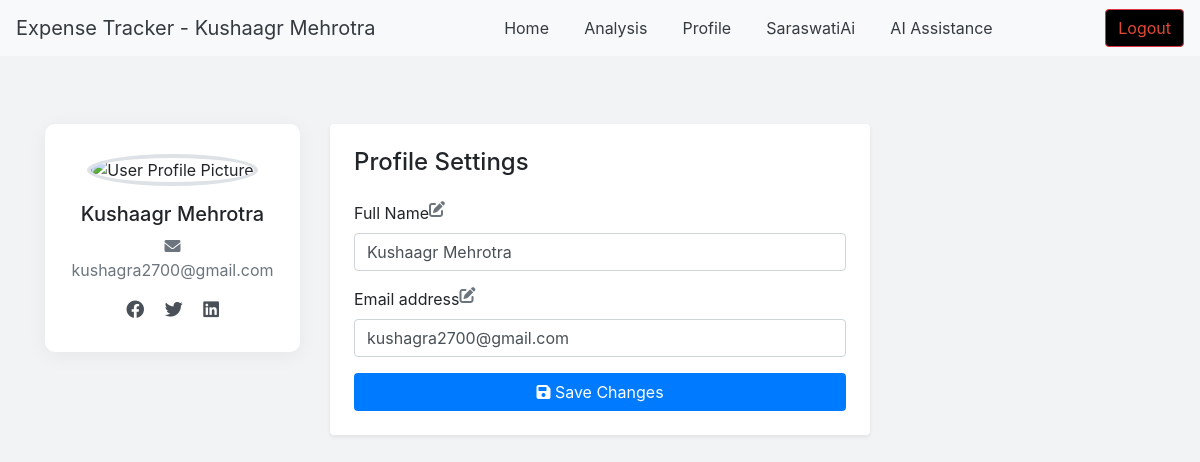
/profile (signed in), run on the app's committed database.
### tables this page shows
CREATE TABLE user_login (
        user_id INTEGER PRIMARY KEY,
        username TEXT NOT NULL,
        email TEXT NOT NULL UNIQUE,
        password TEXT NOT NULL
    );

### main.py (the view)
@app.route('/profile')
def profile():
    if 'user_id' in session:  # if logged-in
        query = """select * from user_login where user_id = {} """.format(session['user_id'])
        userdata = support.execute_query('search', query)
        return render_template('profile.html', user_name=userdata[0][1], email=userdata[0][2])
    else:  # if not logged-in
        return redirect('/')

### support.py (called while the page is built)
def connect_db():
    conn = sqlite3.connect("expense.db")
    cur = conn.cursor()
    cur.execute(
        '''CREATE TABLE IF NOT EXISTS user_login (user_id INTEGER PRIMARY KEY AUTOINCREMENT, username VARCHAR(30) NOT NULL,
        email VARCHAR(30) NOT NULL UNIQUE, password VARCHAR(20) NOT NULL)''')
    cur.execute(
        '''CREATE TABLE IF NOT EXISTS user_expense (id INTEGER PRIMARY KEY AUTOINCREMENT, user_id INTEGER NOT NULL, pdate DATE NOT
        NULL, expense VARCHAR(10) NOT NULL, amount INTEGER NOT NULL, pdescription VARCHAR(50), FOREIGN KEY (user_id)
        REFERENCES user_login(user_id))''')
    conn.commit()
    return conn, cur

def execute_query(operation=None, query=None):
    connection, cursor = connect_db()
    if operation == 'search':
        cursor.execute(query)
        data = cursor.fetchall()
        cursor.close()
        return data
    elif operation == 'insert':
        cursor.execute(query)
        connection.commit()
        cursor.close()
        connection.close()
        return None

### templates/profile.html (shortened to what this page needs)
<!doctype html>
<html lang="en">
  <head>
    <link
      rel="stylesheet"
      type="text/css" href="{{ url_for('static',filename='css/style.css') }}"
    />
    <link
      rel="stylesheet"
      href="https://cdn.jsdelivr.net/npm/bootstrap@4.3.1/dist/css/bootstrap.min.css"
    />
    <link
      rel="stylesheet"
      href="https://cdnjs.cloudflare.com/ajax/libs/font-awesome/6.0.0-beta3/css/all.min.css"
    />
  </head>
  <body>
    <nav class="navbar navbar-expand-md bg-light">
        <a class="navbar-brand text-dark" href="/">Expense Tracker - {{ user_name }}</a>
        <div class="collapse navbar-collapse" id="mainNavbar">
            <ul class="navbar-nav mx-auto mb-2 mb-md-0 d-flex align-items-center" style="gap: 1.2rem;">
                <li class="nav-item">
                    <a class="nav-link text-dark" href="/home">Home</a>
                </li>
                <li class="nav-item">
                    <a class="nav-link text-dark" href="/analysis">Analysis</a>
                </li>
                <li class="nav-item">
                    <a class="nav-link text-dark" href="/profile">Profile</a>
                </li>
                <li class="nav-item">
                    <a class="nav-link d-flex align-items-center {% if request.endpoint == 'chat' %}active text-primary fw-bold{% else %}text-dark{% endif %}" href="/chat">
                        <span class="me-1">SaraswatiAi</span>
                    </a>
                </li>
                <li class="nav-item">
                    <a class="nav-link text-dark" href="/ai_assistance">AI Assistance</a>
                </li>
            </ul>
            <ul class="navbar-nav d-flex align-items-center">
              <li class="nav-item">
                  <a class="btn btn-outline-danger ms-2" style="background-color: black; color: rgb(226, 73, 53);" href="/logout">Logout</a>
              </li>
          </ul>
        </div>
    </nav>
    <div class="container mt-5">
      <div class="row">
        <div class="col-md-3">
          <div class="profile-sidebar">
            <img
              src="https://st3.depositphotos.com/15648834/17930/v/600/depositphotos_179308454-stock-illustration-unknown-person-silhouette-glasses-profile.jpg"
              class="rounded-circle mb-3"
              width="120"
              alt="User Profile Picture"
            />
            <h5>{{ user_name }}</h5>
            <p class="text-muted"><i class="fas fa-envelope"></i> {{ email }}</p>
            <div class="social-icons mt-3">
              <i class="fab fa-facebook"></i>
              <i class="fab fa-twitter"></i>
              <i class="fab fa-linkedin"></i>
            </div>
          </div>
        </div>
        <div class="col-md-6">
          <div class="bg-white p-4 rounded shadow-sm">
            <h4 class="mb-4">Profile Settings</h4>
            <form method="post" action="/updateprofile">
              <div class="form-group">
                <label for="name">Full Name <i class="fas fa-edit edit-icons"></i></label>
                <input
                  type="text"
                  class="form-control"
                  id="name"
                  name="name"
                  value="{{ user_name }}"
                  required
                />
              </div>
              <div class="form-group">
                <label for="email">Email address <i class="fas fa-edit edit-icons"></i></label>
                <input
                  type="email"
                  class="form-control"
                  id="email"
                  name="email"
                  value="{{ email }}"
                  required
                />
              </div>
              <button type="submit" class="btn btn-save btn-block">
                <i class="fas fa-save"></i> Save Changes
              </button>
            </form>
          </div>
        </div>
      </div>
    </div>
  </body>
</html>

### static/css/style.css (style rules this page uses)
.container { max-width: 1200px; padding: 20px; }
* { margin: 0; padding: 0; scroll-behavior: smooth; box-sizing: border-box; }
body { overflow-x: hidden; font-family: "Poppins", sans-serif; font-size: 16px; }
ul { list-style: none; }
input { overflow: hidden; }

### templates/profile.html (style rules this page uses)
body { background-color: #f1f3f5; }
.profile-sidebar { background: #fff; border-radius: 10px; padding: 30px 20px; text-align: center; box-shadow: 0 4px 20px rgba(0, 0, 0, 0.05); }
.profile-sidebar img { border: 4px solid #dee2e6; }
.profile-sidebar .social-icons i { font-size: 18px; margin: 0 8px; color: #495057; cursor: pointer; transition: 0.3s; }
.btn-save { background-color: #007bff; color: #fff; font-size: 16px; }
.edit-icons { float: right; color: #6c757d; cursor: pointer; }

### data on the page
user_login: username "Kushaagr Mehrotra", email "kushagra2700@gmail.com", name "Kushaagr Mehrotra"
